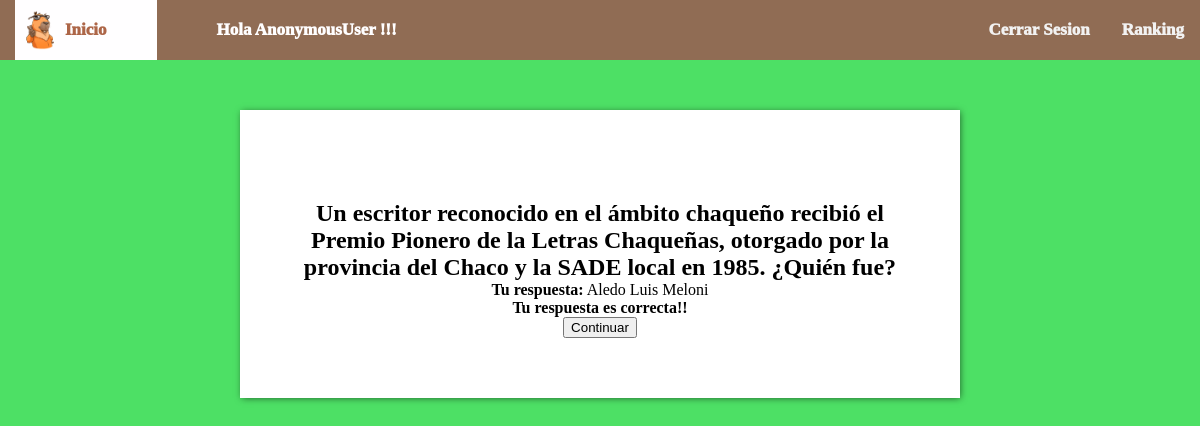
The app's page /resultado_pregunta/235/ with its own data.
### Quiz1/models.py (models this page shows, shortened)
class PreguntasRespondidas(models.Model):
	quizUser = models.ForeignKey(QuizUsuario, on_delete=models.CASCADE, related_name='intentos')
	pregunta = models.ForeignKey(Pregunta, on_delete=models.CASCADE)
	respuesta = models.ForeignKey(ElegirRespuesta, on_delete=models.CASCADE, null=True)
	correcta  = models.BooleanField(verbose_name='¿Es esta la respuesta correcta?', default=False, null=False)
	puntaje_obtenido = models.DecimalField(verbose_name='Puntaje Obtenido', default=0, decimal_places=2, max_digits=6)
	nivel = models.CharField(default='',verbose_name='nivel',max_length=10)

class Pregunta(models.Model):
	CATEGORIAS = [
		('HISTORIA', 'Historia'),
		('GEOGRAFIA','Geografía'),
        ('EDUCACION', 'Educación'),
        ('ECONOMIA', 'Economía'),
		('CULTURA','Cultura'),
		('DEPORTE','Deporte')
	]
	NIVELES = [
		('FACIL', 'Facil'),
		('MEDIO', 'Medio'),
		('DIFICIL', 'Dificil')
	]
	NUMER_DE_RESPUESTAS_PERMITIDAS = 1
	texto = models.TextField(verbose_name='Texto de la pregunta')
	categoria = models.CharField(max_length=50,choices= CATEGORIAS,default='')
	max_puntaje = models.DecimalField(verbose_name='Maximo Puntaje', default=3, decimal_places=2, max_digits=6)
	nivel = models.CharField(max_length=50,choices=NIVELES,default='')

class ElegirRespuesta(models.Model):
	MAXIMO_RESPUESTA = 4
	pregunta = models.ForeignKey(Pregunta, related_name='opciones', on_delete=models.CASCADE)
	correcta = models.BooleanField(verbose_name='¿Es esta la pregunta correcta?', default=False, null=False)
	texto = models.TextField(verbose_name='Texto de la respuesta')

### Quiz1/views.py (the view)
# urls.py: path('resultado_pregunta/<int:pregunta_respondida_pk>/',resultado_pregunta, name='resultado'),
def resultado_pregunta(request, pregunta_respondida_pk):
	respondida = get_object_or_404(PreguntasRespondidas, pk=pregunta_respondida_pk)
	nivel = respondida.pregunta.nivel
	context = {
		'respondida':respondida,
		'nivel':nivel
	}
	return render(request, 'play/resultados.html', context)

### template/play/resultados.html (shortened to what this page needs)
<!DOCTYPE html>
{% load static %}
<html lang="es">
<head>
    <link rel="stylesheet" href="{% static 'css/styleJugar.css' %}">
</head>
<body>
    <header>
        <nav class="menu">
            <a href="/logout_vista/" class="active"> <img src="{% static 'css/Carpi2.png' %}" class="caprincho"/>Inicio</a>
            <a href="#" class="user">Hola {{user}} !!!</a>
            <a href="/tablero/" class="direcciones">Ranking</a>
            <a href="/logout_vista/" class="direcciones">Cerrar Sesion</a>
        </nav>
      </header>
{% block contenido %}
<div id="wrapper">
    <h2 class="text-info">{{respondida.pregunta.texto|safe}}</h2>
    <p>
        <strong>Tu respuesta:</strong>
        {{respondida.respuesta.texto|safe}}
    </p>
    {% if respondida.respuesta.correcta %}
        <h4 class="text-success">Tu respuesta es correcta!!</h4>
    {% else %}
        <h4 class="text-danger">Tu respuesta es incorrecta</h4>
    {% endif %}
    <a href='/jugar/?nivel={{nivel}}'>
        <button id="start" class="btn-success">
            Continuar
        </button>
    </a>
</div>
{% endblock %}
</body>
</html>

### static/css/styleJugar.css (style rules this page uses)
* { margin:0; margin-top:0; }
.menu { background-color: #906c54; overflow: hidden; padding: 0px; position: sticky; }
.menu a { float: right; display: block; color: #f2f2f2; text-align: center; padding: 20px 16px; text-decoration: none; font-size: 17px; box-sizing: border-box; font-weight:1000; }
.menu a.active { float: left; background-color: #fffeff; color: #ad6648; padding: 20px 50px; position: relative; left: 15px; font-weight:1000 }
.menu a.user { float: left; color: #fffeff; padding: 20px 50px; position: relative; left: 15px; font-weight:1000; margin:0 10px }
.caprincho { width: 70px; float: inherit; position: absolute; top: 10px; left: -10px ; }
body { background-image: url("https://www.wowpatterns.com/assets/files/resource_images/cotton-flowers-pattern.jpg"); background-color: rgb(77, 224, 101); text-align: center; padding-top: 0pc; }
#wrapper { display:block ; margin: 50px auto; width: 50%; height: auto; background-color: #ffffff; padding: 5%; box-shadow: 1px 1px 7px -1px rgba(0, 0, 0, 0.59); }

### records on screen
PreguntasRespondidas: pregunta.texto "Un escritor reconocido en el ámbito chaqueño recibió el Premio Pionero de la Letras Chaqueñas, otorgado por la provincia del Chaco y la SADE local en 1985. ¿Quién fue?", respuesta.texto "Aledo Luis Meloni"

### other values on screen
{{ user }} "AnonymousUser"
